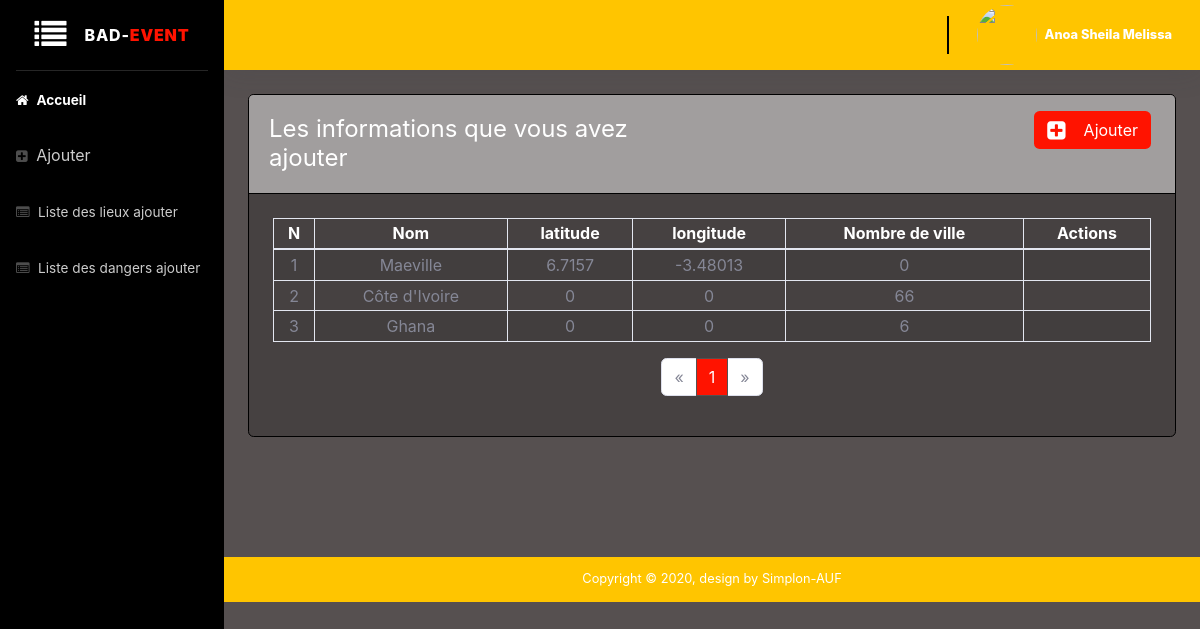
The page /administration/operateurs/liste-des-pays.php (signed in) on the database its author committed.
### tables this page shows
CREATE TABLE `pays` (
  `id` int(11) NOT NULL,
  `nom` varchar(255) NOT NULL,
  `descriptionPays` text NOT NULL,
  `lat` double NOT NULL,
  `lng` double NOT NULL,
  `img` text NOT NULL,
  `dateAjout` datetime NOT NULL,
  `dateModification` datetime NOT NULL,
  `idUtilisateur` int(11) NOT NULL
);

### administration/operateurs/liste-des-pays.php (the view, shortened to what this page needs)
<html lang="fr">
<head>
    <link href="https://stackpath.bootstrapcdn.com/font-awesome/4.7.0/css/font-awesome.min.css" rel="stylesheet" type="text/css">
    <link rel="stylesheet" type="text/css" href="https://cdn.datatables.net/1.10.18/css/dataTables.bootstrap4.min.css">
    <link href="../bootstrap/css/bootstrap.min.css" rel="stylesheet">
</head>
<body>
    <div id="wrapper">
        <?php require'include/menu.php';?>
        <div id="content-wrapper" class="d-flex flex-column">
            <div id="content">
            <?php require'include/header.php';?>
                <div class="container-fluid">
                    <div class="card mb-4">
                        <div class="h4 card-header font-weight-normal" style="background: #a19e9e !important">
                            <div class="row">
                                <div class="col-lg-6">
                                    <h4 class="mt-2 text-white">Les informations que vous avez ajouter</h4>
                                </div>
                                <div class="col-lg-6">
                                    <a href="ajouter-pays.php">
                                        <button type="button" class="btn btn-pays m-1 float-right" style="background: #ff1300!important; color:#fff;">
                                            <i class="fa fa-plus-square fa-lg"></i>
                                            &nbsp;&nbsp; Ajouter
                                        </button>
                                    </a>
                                </div>
                            </div>
                        </div>
                        <?php
                            if(isset($_GET['page']) && !empty($_GET['page'])){
                                $currentPage = (int) strip_tags($_GET['page']);
                            }else{
                                $currentPage = 1;
                            }
                            require_once "../../database/db.php";
                            $sql = "SELECT COUNT(*) AS nb_pays FROM pays";
                            $query = $db->prepare($sql);
                            $query->execute();
                            $result = $query->fetch();
                            $nbpays = (int) $result['nb_pays'];
                            $parPage = 5;
                            $pages = ceil($nbpays / $parPage);
                            $premier = ($currentPage * $parPage) - $parPage;
                            $sql = 'SELECT * FROM pays ORDER BY dateAjout DESC LIMIT :premier, :parpage;';
                            $query = $db->prepare($sql);
                            $query->bindValue(':premier', $premier, PDO::PARAM_INT);
                            $query->bindValue(':parpage', $parPage, PDO::PARAM_INT);
                            $query->execute();
                            $pays = $query->fetchAll(PDO::FETCH_ASSOC);
                            $d_nb = count($pays);
                        ?>
                            <div class="card-body">
                                <?php if($d_nb === 0): ?>
                                <center>
                                    <strong class="mt-4 mb-4">
                                        Pas d'informations disponible
                                    </strong>
                                </center>
                                <?php else: ?>
                                <div class="row">
                                    <div class="col-lg-12">
                                        <div class="p-1">
                                            <div class="table-responsive">
                                                <table id="user_data" class="table table-striped table-sm table-bordered table-hover" style="color: #fff;">
                                                    <thead>
                                                        <tr class="text-center">
                                                            <th>N</th>
                                                            <th>Nom</th>
                                                            <th>latitude</th>
                                                            <th>longitude</th>
                                                            <th>Nombre de ville</th>
                                                            <th>Actions</th>
                                                        </tr>
                                                    </thead>
                                                    <tbody>
                                                        <tbody class="text-center text-secondary">
                                                            <?php $i=1;  foreach($pays as $pays) { ?>
                                                            <tr>
                                                                <td>
                                                                    <?php echo $i++ ?>
                                                                </td>
                                                                <td>
                                                                    <?php
                                                                        echo $pays['nom'];
                                                                    ?>
                                                                </td>
                                                                <td>
                                                                    <?php
                                                                        echo $pays['lat'];
                                                                    ?>
                                                                </td>
                                                                <td>
                                                                    <?php
                                                                        echo $pays['lng'];
                                                                     ?>
                                                                </td>
                                                                <td>
                                                                <?php
                                                                        $sql = 'SELECT COUNT(*) AS nb_pays FROM ville WHERE pays={echo '.$pays['id'].'}';
                                                                        $query = $db->prepare($sql);
                                                                        $query->execute();
                                                                        $result = $query->fetch();
                                                                        $nbpays = (int) $result['nb_pays'];
                                                                        echo  $nbpays;
                                                                     ?>
                                                                </td>
                                                                <td>
                                                            </tr>
                                                                    <?php }; ?>
                                                        </tbody>
                                                </table>
                                                <nav aria-label="pagination" >
                                                    <ul class="pagination justify-content-center">
                                                        <li class="page-item <?= ($currentPage == 1) ? "disabled" : "text-pays" ?>">
                                                            <a class="page-link" href="?page=<?= $currentPage - 1 ?>" aria-label="Previous">
                                                            <span aria-hidden="true">&laquo;</span>
                                                            </a>
                                                        </li>
                                                        <?php for($page = 1; $page <= $pages; $page++): ?>
                                                            <li class="page-item <?= ($currentPage == $page) ? "active text-pays" : "" ?>">
                                                                <a class="page-link" href="?page=<?= $page ?>">
                                                                    <?= $page ?>
                                                                </a>
                                                            </li>
                                                        <?php endfor; ?>
                                                        <li class="page-item <?= ($currentPage == $pages) ? "disabled" : "text-pays" ?>">
                                                            <a class="page-link" href="?page=<?= $currentPage + 1 ?>" aria-label="Next">
                                                            <span aria-hidden="true">&raquo;</span>
                                                            </a>
                                                        </li>
                                                    </ul>
                                                </nav>
                                            </div>
                                        </div>
                                    </div>
                                </div>
                                <?php endif ?>
                            </div>
                    </div>
                </div>
                <br>
                <br>
                <br>
                <br>
                <?php require'include/footer.php';?>
            </div>
        </div>
</body>

### rows shown on the page
pays: nom "Maeville", lat "6.7157", lng "-3.48013", nbpays "0"
pays: nom "Côte d'Ivoire", lat "0", lng "0", nbpays "66"
pays: nom "Ghana", lat "0", lng "0", nbpays "6"

### other values the page prints
$_SESSION["prenom"] "Anoa Sheila Melissa"
